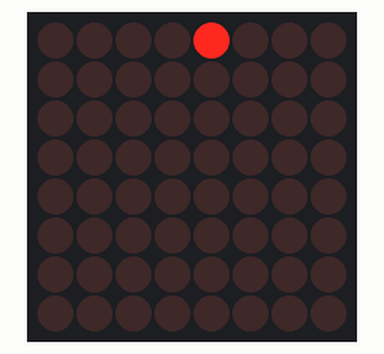
The sketch below on a simulated Arduino Uno, built with avr-gcc and run on an emulated ATmega328P. On the bench: 8×8 LED matrix. Wiring (inferred from the names in the program): MAX7219 LED driver (orientation assumed): data pin 4; clock pin 15; CS pin 2.

Above: at 0.55 s.
At 0.95 s:
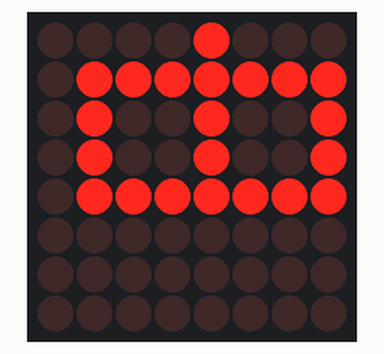
At 1.3 s:
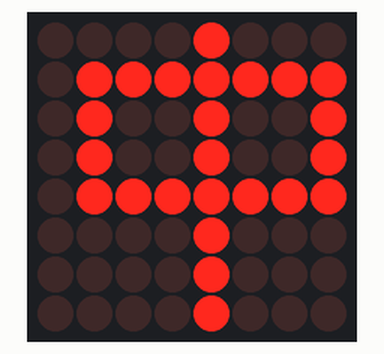

The sketch:

888.ino
```cpp
int clk =15;
int cs=2;
int din=4;

unsigned char disp1[8]={0x08,0x7F,0x49,0x49,0x7F,0x08,0x08,0x08};    //中


void setup(){
  //设置引脚为输出
  pinMode(cs,OUTPUT);
  pinMode(clk,OUTPUT);
  pinMode(din,OUTPUT);

  //初始化MAX7219
  Init_MAX7219();
}

void loop(){
  char i,j;

 //字体扫描显示

     for(i=1;i<9;i++)
     {
       Write_Max7219(i,disp1[i-1]);
       delay(100);
     }


}

void Write_Max7219_byte(char DATA)
{
     char i;
     digitalWrite(cs,0);
     for(i=8;i>=1;i--)
     {
      digitalWrite(clk,0);
      if((DATA&0x80)>7){
        digitalWrite(din,1);
        }else{
          digitalWrite(din,0);
        }
      //提取最高位给DIN端口
      DATA=DATA<<1;     //左移一位
      digitalWrite(clk,1);
    }
}
void Write_Max7219(char address,char dat)
{
    digitalWrite(cs,0);
    Write_Max7219_byte(address);           //写入地址，即数码管编号
    Write_Max7219_byte(dat);               //写入数据，即数码管显示数字
    digitalWrite(cs,1);
}
void Init_MAX7219(void)
{
  Write_Max7219(0x09, 0x00);        //译码方式：BCD码
  Write_Max7219(0x0a, 0x01);        //亮度
  Write_Max7219(0x0b, 0x07);        //扫描界限；8个数码管显示
  Write_Max7219(0x0c, 0x01);        //掉电模式：0，普通模式：1
  Write_Max7219(0x0f, 0x00);
  delay(500);               //显示测试：1；测试结束，正常显示：0
}
```
